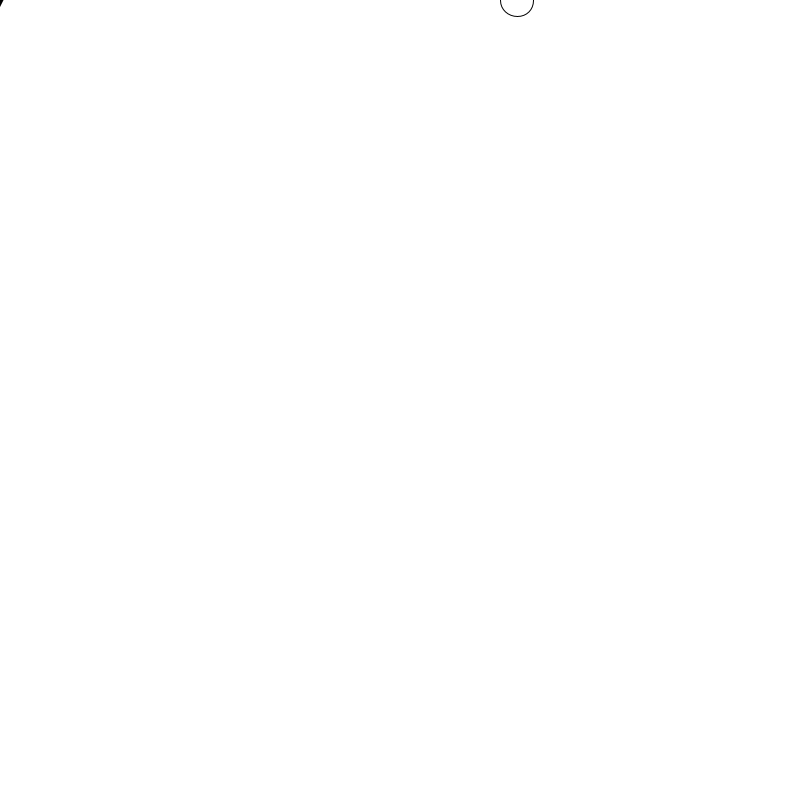
Frame 1 (no input)
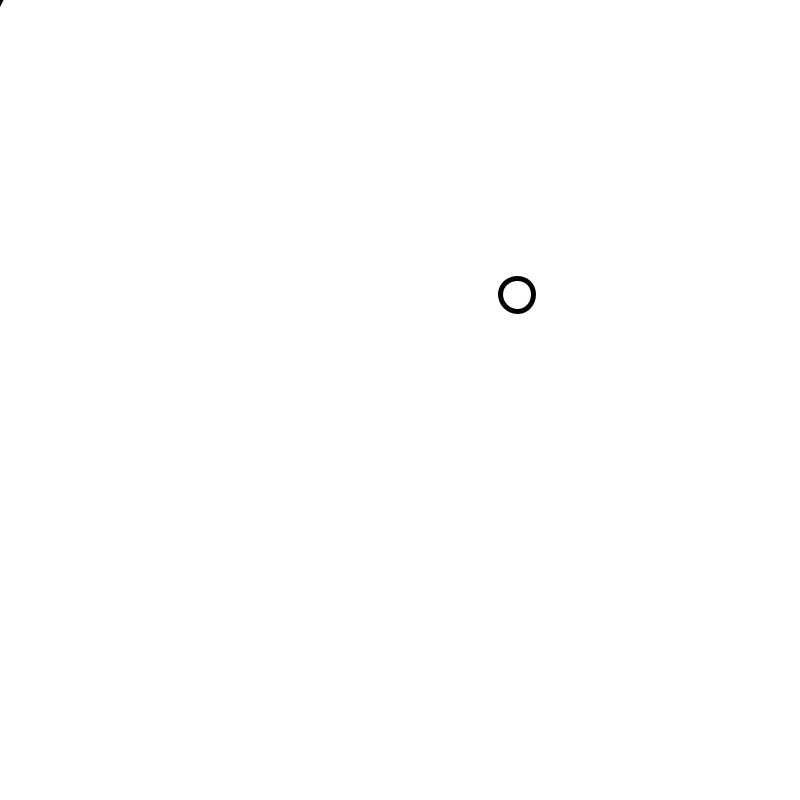
Frame 60 (the mouse pressed at the canvas centre just before this capture)
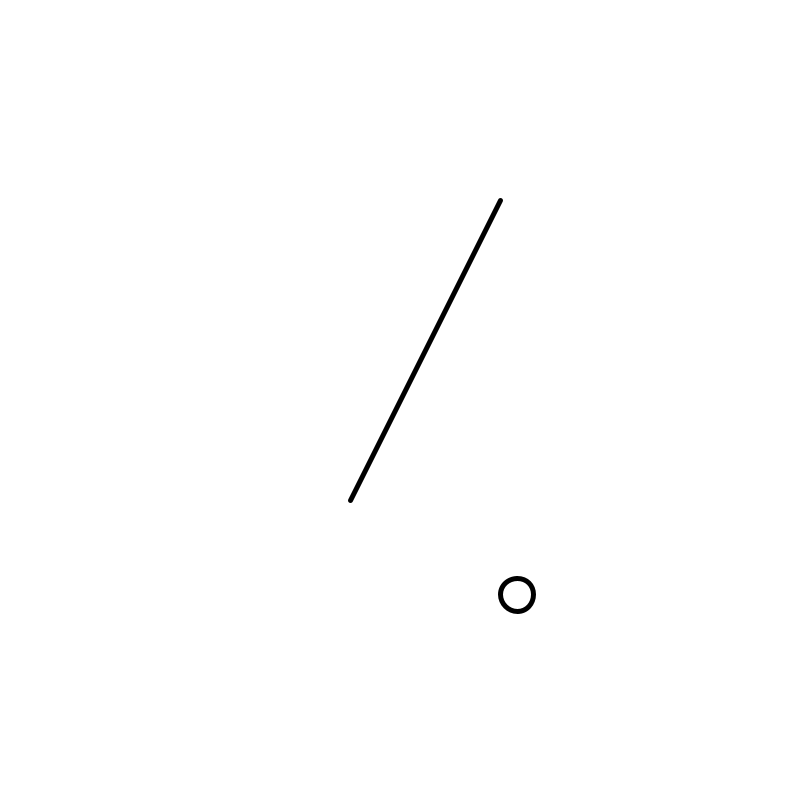
Frame 120 (the mouse held since frame 60 and released just before this capture)

The Processing sketch that drew these frames (run headless with seeded random() and noise(); from frame 60 on, the mouse is pressed at the canvas centre):

// Processing sketch: chuanchuan
// ── chuanchuan.pde
float a=random(0, 800);
int b=0;
float c=random(10, 100);
void setup() {
  size(800, 800);
}
void draw() {
  background(255, 255, 255);
  ellipse(a, b, c, c);

  pushMatrix();
  if (b>height) {
    b=0;
    c=random(10, 100);
    a=random(0, 800);
    ellipse(a, b, c, c);
  } else {
    b=b+5;
    float dis=dist(mouseX+100, mouseY-200, a, b);
    if (dis<90) {
      a=mouseX+100;
      b=mouseY-200;
    }
  }
  popMatrix();
  strokeWeight(5);
  line(mouseX+100, mouseY-200, mouseX-50, mouseY+100);
}
